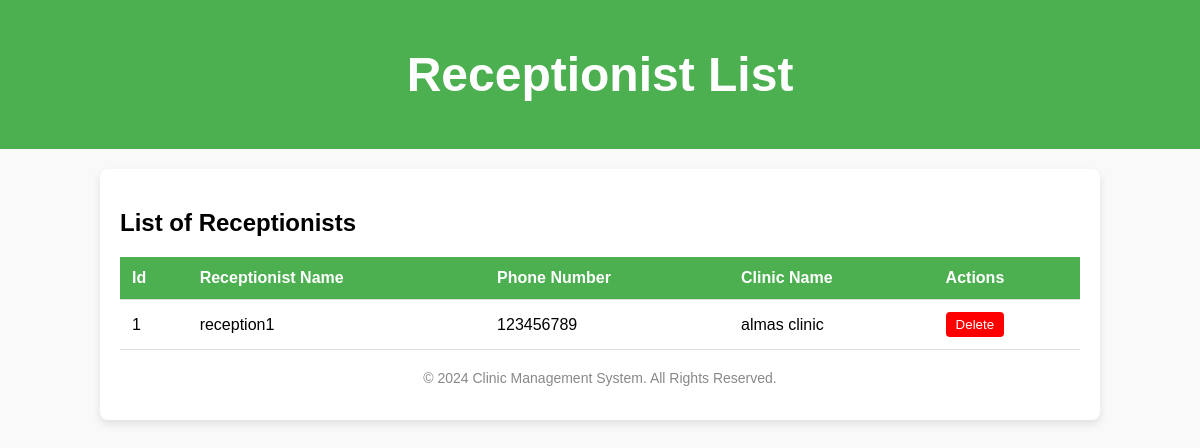
Page /receptionist_list/ on the committed database.
### clinic_mgt_app/models.py (models this page shows, shortened)
class ReceptionistProfile(models.Model):
    recp_user = models.ForeignKey(CustomUser,on_delete=models.CASCADE, null=True)
    name = models.TextField(max_length=30)
    contact_number = models.CharField(max_length=15)
    address = models.TextField(blank=True)
    clinic_name = models.CharField(max_length=100)
    emergency_contact = models.CharField(max_length=15, blank=True)

### clinic_mgt_app/views.py (the view)
# urls.py: path('receptionist_list/', views.receptionist_list, name='receptionist_list'),
def receptionist_list(request):
    receptionists = ReceptionistProfile.objects.all()
    context = {
        'receptionists': receptionists
    }
    return render(request, 'receptionists_list.html', context)

### clinic_mgt_app/templates/receptionists_list.html (shortened to what this page needs)
<!DOCTYPE html>
<html lang="en">
<head>
</head>
<body>
    <header>
        <h1>Receptionist List</h1>
    </header>
    <div class="container">
        <div class="table-header">
            <h2>List of Receptionists</h2>
        </div>
        <table>
            <thead>
                <tr>
                    <th>Id</th>
                    <th>Receptionist Name</th>
                    <th>Phone Number</th>
                    <th>Clinic Name</th>
                    <th>Actions</th>
                </tr>
            </thead>
            <tbody>
                {% for receptionist in receptionists %}
                    <tr>
                        <td>{{ receptionist.id }}</td>
                        <td>{{ receptionist.name }} </td>
                        <td>{{ receptionist.contact_number }}</td>
                        <td>{{ receptionist.clinic_name }}</td>
                        <td>
                            <form method="POST" action="{% url 'delete_receptionist' %}">
                                <button type="submit" name="delete_receptionist" class="delete-button">Delete</button>
                            </form>
                        </td>
                    </tr>
                {% endfor %}
            </tbody>
        </table>
        <div class="table-footer">
            <p>&copy; 2024 Clinic Management System. All Rights Reserved.</p>
        </div>
    </div>
</body>
</html>

### clinic_mgt_app/templates/receptionists_list.html (style rules this page uses)
body { font-family: Arial, sans-serif; background-color: #f9f9f9; margin: 0; padding: 0; }
header { background-color: #4CAF50; color: white; text-align: center; padding: 15px; font-size: 24px; }
.container { width: 80%; margin: 20px auto; padding: 20px; background-color: white; border-radius: 8px; box-shadow: 0 4px 8px rgba(0, 0, 0, 0.1); }
table { width: 100%; border-collapse: collapse; margin-top: 20px; }
th, td { padding: 12px; text-align: left; border-bottom: 1px solid #ddd; }
th { background-color: #4CAF50; color: white; }
.table-header { margin-bottom: 20px; }
.table-footer { text-align: center; margin-top: 20px; font-size: 14px; color: #888; }
.delete-button { background-color: red; color: white; border: none; padding: 5px 10px; cursor: pointer; border-radius: 4px; }

### rows in the picture
ReceptionistProfile: id "1", name "reception1", contact_number "123456789", clinic_name "almas clinic"
